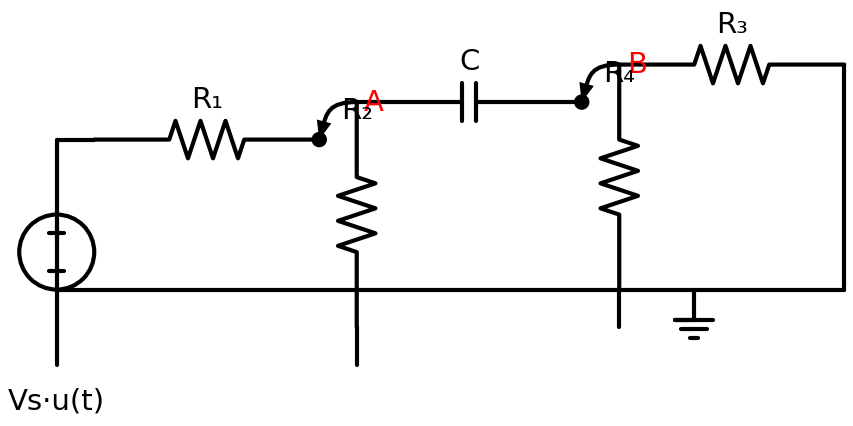

Recreate this plot in Python.
"""
Q3-V2: RC Step Response — Complex Resistor Network
Vs*u(t) → R1 → Node A (R2 to ground) → C → Node B (R3 continues, R4 to ground).
Multiple nodes, multi-step analysis required.
"""
import schemdraw
import schemdraw.elements as elm

with schemdraw.Drawing() as d:
    d.config(unit=3, fontsize=14, font='sans-serif')

    # Voltage source with step input
    source = d.add(elm.SourceV().up().label('Vs·u(t)', loc='left', ofst=(0, 0.6)))

    # Top rail: R1
    d += elm.Line().right().length(0.5).at(source.end)
    d += elm.Resistor().right().label('R₁')

    # Node A junction
    nodeA = d.add(elm.Dot())
    d.add(elm.Annotate().at(nodeA.center).delta(0.5, 0.5).label('A', color='red', fontsize=14))

    # R2 vertical to ground from Node A
    d.push()
    d += elm.Resistor().down().label('R₂', loc='right', ofst=(0, 0.6))
    d += elm.Line().down().length(0.5)
    d.pop()

    # Capacitor horizontal to Node B
    d += elm.Capacitor().right().label('C')

    # Node B junction
    nodeB = d.add(elm.Dot())
    d.add(elm.Annotate().at(nodeB.center).delta(0.5, 0.5).label('B', color='red', fontsize=14))

    # R4 vertical to ground from Node B
    d.push()
    d += elm.Resistor().down().label('R₄', loc='right', ofst=(0, 0.6))
    d += elm.Line().down().length(0.5)
    d.pop()

    # R3 continues right then down to ground
    d += elm.Resistor().right().label('R₃')
    d += elm.Line().down().length(3)

    # Return path with ground
    d += elm.Line().left().length(2)
    d += elm.Ground()
    d += elm.Line().left().tox(source.start)
    d += elm.Line().up().toy(source.start)

    d.save('q3_v2_rc_step.svg')
